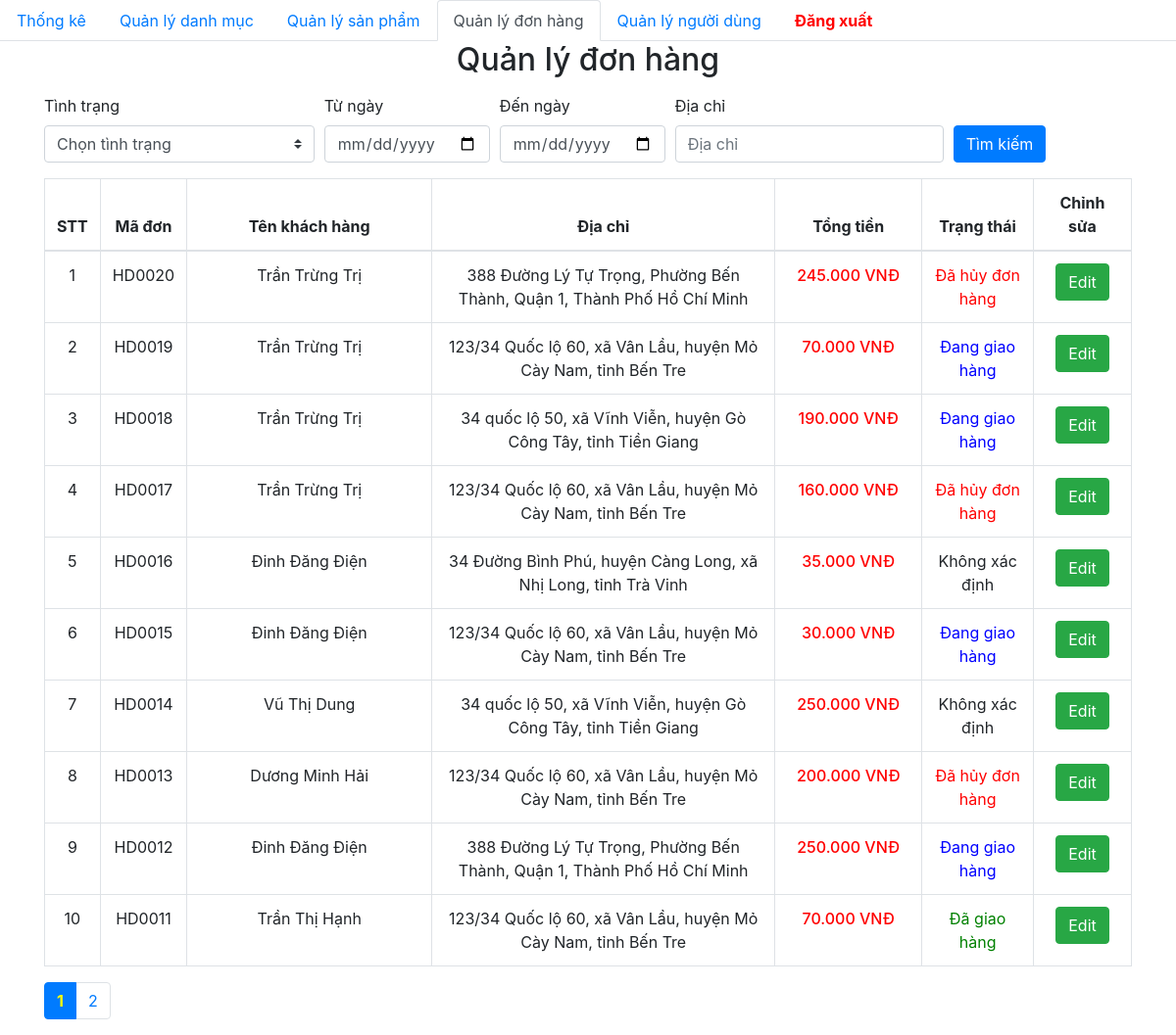
/PHP/admin/dashboard.php, run on an earlier commit of the app's database.
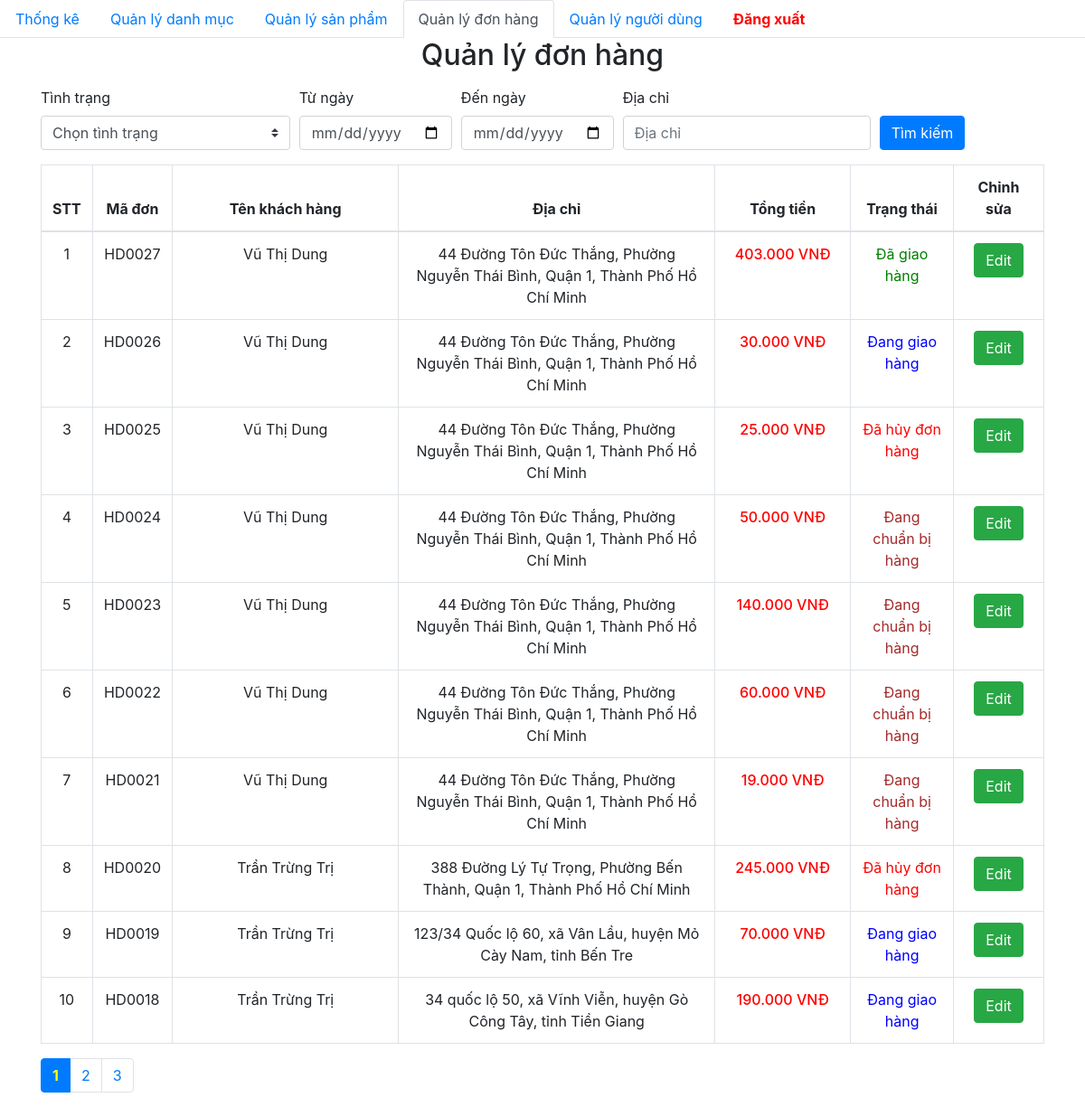
And on a later commit of the database.
### tables this page shows
CREATE TABLE `orders` (
  `id` varchar(50) NOT NULL,
  `id_user` varchar(50) NOT NULL,
  `hoten` varchar(30) NOT NULL,
  `phone` varchar(12) NOT NULL,
  `address` text NOT NULL,
  `order_date` datetime NOT NULL,
  `delivery_date` datetime DEFAULT NULL,
  `payment` tinyint(1) NOT NULL,
  `status` tinyint(1) NOT NULL
);

### PHP/admin/database/dbhelper.php (called while the page is built, shortened)
<?php
function executeResult($sql)
{
	$con = mysqli_connect(HOST, USERNAME, PASSWORD, DATABASE);
	$result = mysqli_query($con, $sql);
	$data   = [];
	while ($row = mysqli_fetch_array($result, 1)) {
		$data[] = $row;
	}
	return $data;
}
function executeSingleResult($sql)
{
    $con = mysqli_connect(HOST, USERNAME, PASSWORD, DATABASE);
    $result = mysqli_query($con, $sql);
    $row = mysqli_fetch_array($result, MYSQLI_ASSOC);
    return $row;
}

### PHP/admin/dashboard.php (the view, shortened to what the changed rows need)
<?php
require_once('database/dbhelper.php');
$page = isset($_GET['page']) ? $_GET['page'] : 1;
$limit = 10;
$start = ($page - 1) * $limit;
$condition = '';
$sql = "SELECT orders.id AS order_id,
                order_details.id_order AS order_detail_id,
                orders.hoten, orders.address, orders.phone,
                product.price, orders.status, order_details.number,
                SUM(order_details.number * product.price) AS totalPrice
        FROM orders
        INNER JOIN order_details ON order_details.id_order = orders.id
        INNER JOIN user ON user.id_user = orders.id_user
        INNER JOIN product ON product.id = order_details.id_product
        $condition
        GROUP BY order_detail_id
        ORDER BY orders.order_date DESC";
$total_sql = "SELECT COUNT(*) as total FROM ($sql) as sub";
$total_records = executeSingleResult($total_sql)['total'];
$total_pages = ceil($total_records / $limit);
$sql .= " LIMIT $start, $limit";
$order_details_List = executeResult($sql);
function getStatus($status)
{
    switch ($status) {
        case 0:
            return 'Đang chuẩn bị hàng';
        case 1:
            return 'Đang giao hàng';
        case 2:
            return 'Đã giao hàng';
        case 3:
            return 'Đã hủy đơn hàng';
        default:
            return 'Không xác định';
    }
}
function getStatusColorClass($status)
{
    switch ($status) {
        case 0:
            return 'brown';
        case 1:
            return 'blue';
        case 2:
            return 'green';
        case 3:
            return 'red';
        default:
            return '';
    }
}
?>
<!DOCTYPE html>
<html>
<head>
    <link rel="stylesheet" href="https://maxcdn.bootstrapcdn.com/bootstrap/4.4.1/css/bootstrap.min.css">
    <link href="https://cdn.jsdelivr.net/npm/summernote@0.8.18/dist/summernote.min.css" rel="stylesheet">
</head>
<body>
    <div class="container">
        <div class="panel panel-primary">
            <div class="panel-heading">
                <h2 class="text-center">Quản lý đơn hàng</h2>
            </div>
            <div class="panel-body">
                <table class="table table-bordered table-hover">
                    <thead>
                        <tr style="font-weight: 500;text-align: center;">
                            <th width="50px">STT</th>
                            <th width="50px">Mã đơn</th>
                            <th width="250px">Tên khách hàng</th>
                            <th width="350px">Địa chỉ</th>
                            <th width="150px">Tổng tiền</th>
                            <th>Trạng thái</th>
                            <th width="100px">Chỉnh sửa</th>
                        </tr>
                    </thead>
                    <tbody>
                        <?php
                        $count = 0;
                        foreach ($order_details_List as $item) {
                            $count++;
                        ?>
                            <tr style="text-align: center;">
                                <td><?= $count ?></td>
                                <td><?= $item['order_id'] ?></td>
                                <td><?= $item['hoten'] ?></td>
                                <td><?= $item['address'] ?></td>
                                <td class="b-500 red"><?= number_format($item['totalPrice'], 0, ',', '.') ?><span> VNĐ</span></td>
                                <td style="color: <?= getStatusColorClass($item['status']) ?>"><?= getStatus($item['status']) ?></td>
                                <td>
                                    <a href="edit.php?order_id=<?= $item['order_id'] ?>" class="btn btn-success">Edit</a>
                                </td>
                            </tr>
                        <?php
                        }
                        ?>
                    </tbody>
                </table>
                <ul class="pagination">
                    <?php
                    for ($i = 1; $i <= $total_pages; $i++) {
                        if ($i == $page) {
                            echo '<li class="page-item active"><a class="page-link" style="color: yellow; font-weight: bold;" href="?page=' . $i . '">' . $i . '</a></li>';
                        } else {
                            echo '<li class="page-item"><a class="page-link" href="?page=' . $i . '">' . $i . '</a></li>';
                        }
                    }
                    ?>
                </ul>
            </div>
        </div>
    </div>
</body>
</html>

What changed in the data, as far as the page shows it:
no longer on this page (row unchanged): orders: id "HD0017", hoten "Trần Trừng Trị", address "123/34 Quốc lộ 60, xã Vân Lầu, huyện Mỏ Cày Nam, tỉnh Bến Tre", totalPrice "160.000", status "Đã hủy đơn hàng"
no longer on this page (row edited): orders: id "HD0016", hoten "Đinh Đăng Điện", address "34 Đường Bình Phú, huyện Càng Long, xã Nhị Long, tỉnh Trà Vinh", totalPrice "35.000", status "Không xác định"
no longer on this page (row unchanged): orders: id "HD0015", hoten "Đinh Đăng Điện", address "123/34 Quốc lộ 60, xã Vân Lầu, huyện Mỏ Cày Nam, tỉnh Bến Tre", totalPrice "30.000", status "Đang giao hàng"
no longer on this page (row edited): orders: id "HD0014", hoten "Vũ Thị Dung", address "34 quốc lộ 50, xã Vĩnh Viễn, huyện Gò Công Tây, tỉnh Tiền Giang", totalPrice "250.000", status "Không xác định"
no longer on this page (row unchanged): orders: id "HD0013", hoten "Dương Minh Hải", address "123/34 Quốc lộ 60, xã Vân Lầu, huyện Mỏ Cày Nam, tỉnh Bến Tre", totalPrice "200.000", status "Đã hủy đơn hàng"
no longer on this page (row unchanged): orders: id "HD0012", hoten "Đinh Đăng Điện", address "388 Đường Lý Tự Trọng, Phường Bến Thành, Quận 1, Thành Phố Hồ Chí Minh", totalPrice "250.000", status "Đang giao hàng"
no longer on this page (row unchanged): orders: id "HD0011", hoten "Trần Thị Hạnh", address "123/34 Quốc lộ 60, xã Vân Lầu, huyện Mỏ Cày Nam, tỉnh Bến Tre", totalPrice "70.000", status "Đã giao hàng"
added orders: id "HD0027", hoten "Vũ Thị Dung", address "44 Đường Tôn Đức Thắng, Phường Nguyễn Thái Bình, Quận 1, Thành Phố Hồ Chí Minh", totalPrice "403.000", status "Đã giao hàng"
added orders: id "HD0026", hoten "Vũ Thị Dung", address "44 Đường Tôn Đức Thắng, Phường Nguyễn Thái Bình, Quận 1, Thành Phố Hồ Chí Minh", totalPrice "30.000", status "Đang giao hàng"
added orders: id "HD0025", hoten "Vũ Thị Dung", address "44 Đường Tôn Đức Thắng, Phường Nguyễn Thái Bình, Quận 1, Thành Phố Hồ Chí Minh", totalPrice "25.000", status "Đã hủy đơn hàng"
added orders: id "HD0024", hoten "Vũ Thị Dung", address "44 Đường Tôn Đức Thắng, Phường Nguyễn Thái Bình, Quận 1, Thành Phố Hồ Chí Minh", totalPrice "50.000", status "Đang chuẩn bị hàng"
added orders: id "HD0023", hoten "Vũ Thị Dung", address "44 Đường Tôn Đức Thắng, Phường Nguyễn Thái Bình, Quận 1, Thành Phố Hồ Chí Minh", totalPrice "140.000", status "Đang chuẩn bị hàng"
added orders: id "HD0022", hoten "Vũ Thị Dung", address "44 Đường Tôn Đức Thắng, Phường Nguyễn Thái Bình, Quận 1, Thành Phố Hồ Chí Minh", totalPrice "60.000", status "Đang chuẩn bị hàng"
added orders: id "HD0021", hoten "Vũ Thị Dung", address "44 Đường Tôn Đức Thắng, Phường Nguyễn Thái Bình, Quận 1, Thành Phố Hồ Chí Minh", totalPrice "19.000", status "Đang chuẩn bị hàng"
Also different on the page:
new list line: "3"
